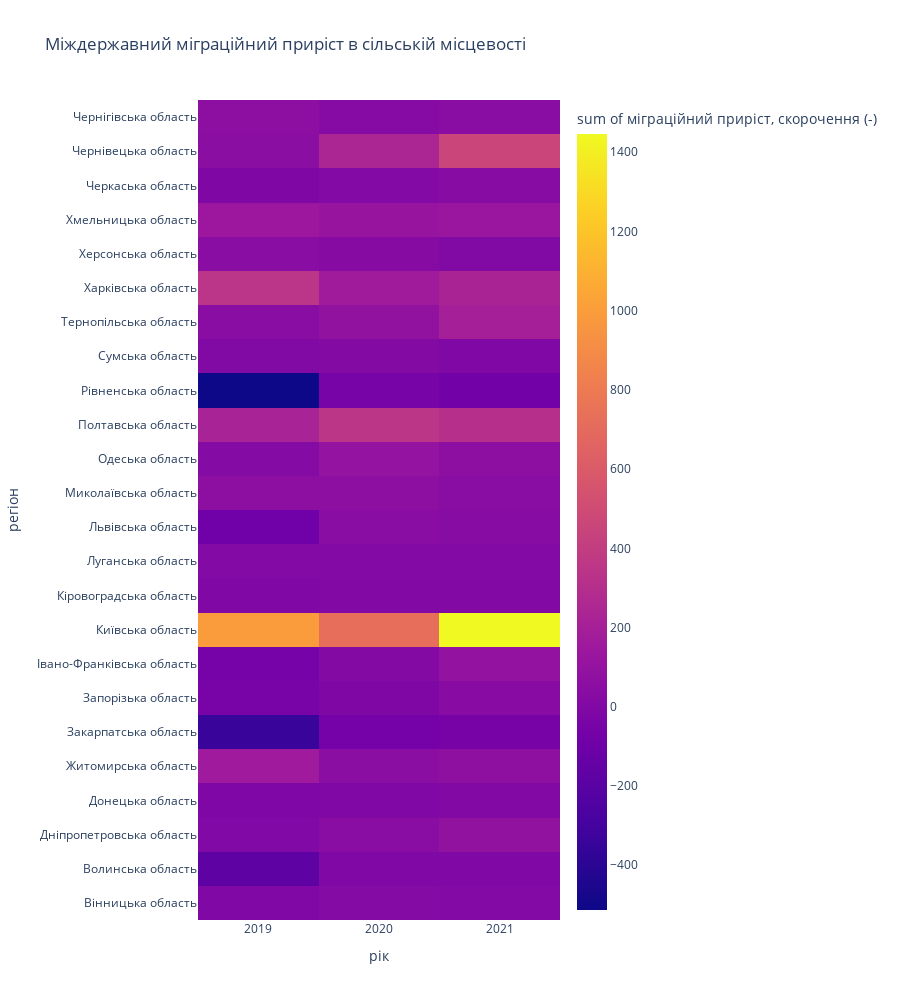

Source (notebook cell):
### Markdown cell above
Теплова мапа відображає приріст населення міст за рахунок міждержавної міграції. Знову ж таки, як і в ситуації з містами, Київська область має найвищі показники прриросту населення.

### Code cell
fig = px.density_heatmap(crosscountry_migration, x='рік', y='регіон', z='міграційний приріст, скорочення (-)', title='Міждержавний міграційний приріст в сільській місцевості')
fig.layout.height = 1000

fig

### Figure 1 — Plotly figure (JSON) as saved in the notebook; plotly's stock layout.template omitted (floating-point values rounded to 4 significant figures)
{"data": [{"coloraxis": "coloraxis", "histfunc": "sum", "hovertemplate": "рік=%{x}<br>регіон=%{y}<br>sum of міграційний приріст, скорочення (-)=%{z}<extra></extra>", "name": "", "type": "histogram2d", "x": [2019, 2019, 2019, 2019, 2019, 2019, 2019, 2019, 2019, 2019, 2019, 2019, 2019, 2019, 2019, 2019, 2019, 2019, 2019, 2019, 2019, 2019, 2019, 2019, 2020, 2020, 2020, 2020, 2020, 2020, 2020, 2020, 2020, 2020, 2020, 2020, 2020, 2020, 2020, 2020, 2020, 2020, 2020, 2020, 2020, 2020, 2020, 2020, 2021, 2021, 2021, 2021, 2021, 2021, 2021, 2021, 2021, 2021, 2021, 2021, 2021, 2021, 2021, 2021, 2021, 2021, 2021, 2021, 2021, 2021, 2021, 2021], "xaxis": "x", "xbingroup": "x", "y": ["Вінницька область", "Волинська область", "Дніпропетровська область", "Донецька область", "Житомирська область", "Закарпатська область", "Запорізька область", "Івано-Франківська область", "Київська область", "Кіровоградська область", "Луганська область", "Львівська область", "Миколаївська область", "Одеська область", "Полтавська область", "Рівненська область", "Сумська область", "Тернопільська область", "Харківська область", "Херсонська область", "Хмельницька область", "Черкаська область", "Чернівецька область", "Чернігівська область", "Вінницька область", "Волинська область", "Дніпропетровська область", "Донецька область", "Житомирська область", "Закарпатська область", "Запорізька область", "Івано-Франківська область", "Київська область", "Кіровоградська область", "Луганська область", "Львівська область", "Миколаївська область", "Одеська область", "Полтавська область", "Рівненська область", "Сумська область", "Тернопільська область", "Харківська область", "Херсонська область", "Хмельницька область", "Черкаська область", "Чернівецька область", "Чернігівська область", "Вінницька область", "Волинська область", "Дніпропетровська область", "Донецька область", "Житомирська область", "Закарпатська область", "Запорізька область", "Івано-Франківська область", "Київська область", "Кіровоградська область", "Луганська область", "Львівська область", "Миколаївська область", "Одеська область", "Полтавська область", "Рівненська область", "Сумська область", "Тернопільська область", "Харківська область", "Херсонська область", "Хмельницька область", "Черкаська область", "Чернівецька область", "Чернігівська область"], "yaxis": "y", "ybingroup": "y", "z": [-4, -171, -2, -14, 159, -344, -46, -60, 989, -7, 8, -89, 59, 18, 221, -513, 2, 40, 343, 43, 138, -9, 48, 57, 17, -6, 41, -7, 53, -68, -9, 16, 723, 3, 8, 44, 56, 97, 349, -50, 15, 86, 169, 25, 113, 8, 243, 19, 10, -5, 88, 6, 67, -54, 35, 95, 1446, 4, 13, 29, 39, 64, 313, -73, -3, 195, 225, 1, 131, 32, 453, 43]}], "layout": {"coloraxis": {"colorbar": {"title": {"text": "sum of міграційний приріст, скорочення (-)"}}, "colorscale": [[0, "#0d0887"], [0.1111, "#46039f"], [0.2222, "#7201a8"], [0.3333, "#9c179e"], [0.4444, "#bd3786"], [0.5556, "#d8576b"], [0.6667, "#ed7953"], [0.7778, "#fb9f3a"], [0.8889, "#fdca26"], [1, "#f0f921"]]}, "height": 1000, "legend": {"tracegroupgap": 0}, "title": {"text": "Міждержавний міграційний приріст в сільській місцевості"}, "xaxis": {"anchor": "y", "domain": [0, 1], "title": {"text": "рік"}}, "yaxis": {"anchor": "x", "domain": [0, 1], "title": {"text": "регіон"}}}}
